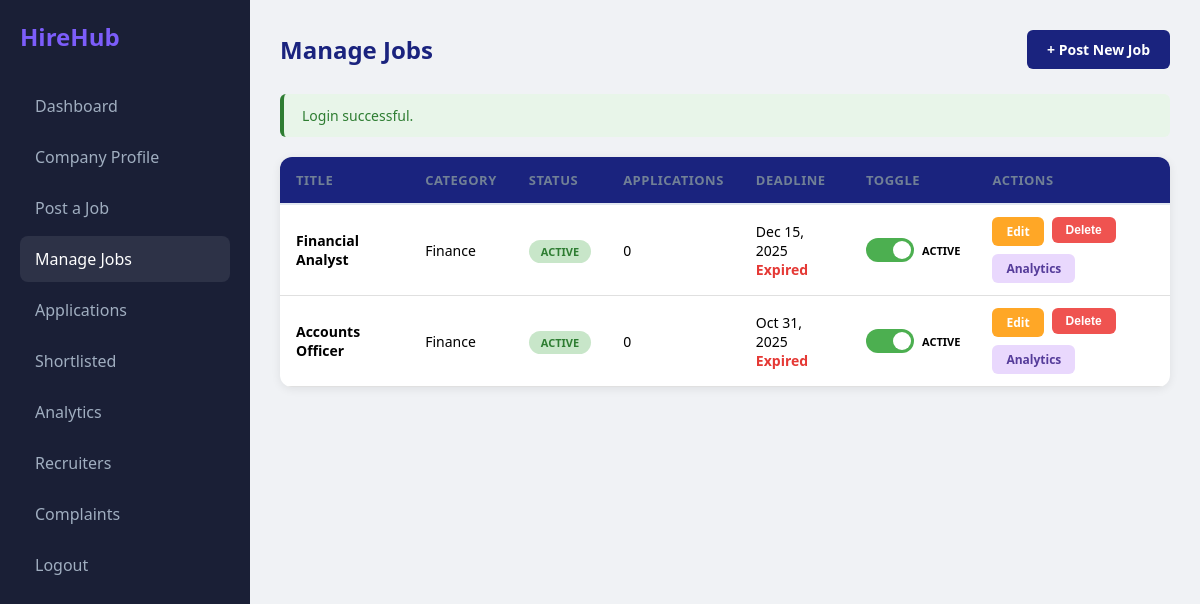
The app's page /durjoy/view/jobs/manage-jobs-view.php (signed in) with its own data.
### tables this page shows
CREATE TABLE `jobs` (
  `id` int(11) NOT NULL,
  `employer_id` int(11) DEFAULT NULL,
  `recruiter_id` int(11) DEFAULT NULL,
  `category_id` int(11) DEFAULT NULL,
  `title` varchar(255) NOT NULL,
  `description` text DEFAULT NULL,
  `requirements` text DEFAULT NULL,
  `benefits` text DEFAULT NULL,
  `salary_min` decimal(10,2) DEFAULT 0.00,
  `salary_max` decimal(10,2) DEFAULT 0.00,
  `location` varchar(150) DEFAULT NULL,
  `job_type` enum('full-time','part-time','remote','contract') NOT NULL DEFAULT 'full-time',
  `experience_level` enum('entry','mid','senior') NOT NULL DEFAULT 'entry',
  `deadline` date DEFAULT NULL,
  `status` enum('active','closed','draft','removed') DEFAULT 'active',
  `is_featured` tinyint(1) DEFAULT 0,
  `created_at` datetime NOT NULL
);

CREATE TABLE `categories` (
  `id` int(11) NOT NULL,
  `name` varchar(150) NOT NULL,
  `description` text DEFAULT NULL,
  `created_at` timestamp NOT NULL DEFAULT current_timestamp()
);

### durjoy/model/job-model.php (called while the page is built, shortened)
<?php
function getEmployerJobs($employer_id) {
    $conn = connect();
    $sql = "SELECT j.*, c.name as category_name, (SELECT COUNT(*) FROM applications WHERE job_id = j.id) as application_count FROM jobs j LEFT JOIN categories c ON j.category_id = c.id WHERE j.employer_id = ? ORDER BY j.created_at DESC";
    $stmt = $conn->prepare($sql);
    $stmt->bind_param("i", $employer_id);
    $stmt->execute();
    $result = $stmt->get_result();
    $jobs = [];
    while($row = $result->fetch_assoc()) { $jobs[] = $row; }
    return $jobs;
}

### durjoy/view/jobs/manage-jobs-view.php (the view, shortened to what this page needs)
<?php
require_once "../../model/job-model.php";
$employer_id = (int)$_SESSION['user']['id'];
$jobs = getEmployerJobs($employer_id);
$success = $_SESSION['success'] ?? null;
?>
<!DOCTYPE html>
<html lang="en">
<head>
    <link rel="stylesheet" href="../../assets/css/dashboard.css">
    <link rel="stylesheet" href="../../assets/css/manage-jobs.css">
</head>
<body>
    <div class="dashboard">
        <aside class="sidebar">
            <div class="logo">HireHub</div>
            <nav>
                <a href="../dashboard-view.php">Dashboard</a>
                <a href="../company-profile-view.php">Company Profile</a>
                <a href="post-job-view.php">Post a Job</a>
                <a href="manage-jobs-view.php" class="active">Manage Jobs</a>
                <a href="view-applications-view.php">Applications</a>
                <a href="shortlisted-view.php">Shortlisted</a>
                <a href="../company-analytics-view.php">Analytics</a>
                <a href="recruiter-relationships-view.php">Recruiters</a>
                <a href="submit-complaint-view.php">Complaints</a>
                <a href="../../controller/logout-controller.php">Logout</a>
            </nav>
        </aside>
        <main class="main-content">
            <div class="page-header">
                <h1>Manage Jobs</h1>
                <a href="post-job-view.php" class="btn btn-primary">+ Post New Job</a>
            </div>
            <?php if($success): ?>
                <div class="alert alert-success"><?php echo htmlspecialchars($success); ?></div>
            <?php endif; ?>
            <?php if(empty($jobs)): ?>
                <div class="empty-state">
                    <p>No jobs posted yet.</p>
                    <a href="post-job-view.php" class="btn btn-primary">Post Your First Job</a>
                </div>
            <?php else: ?>
                <table>
                    <thead>
                        <tr>
                            <th>Title</th>
                            <th>Category</th>
                            <th>Status</th>
                            <th>Applications</th>
                            <th>Deadline</th>
                            <th>Toggle</th>
                            <th>Actions</th>
                        </tr>
                    </thead>
                    <tbody>
                        <?php foreach($jobs as $job):
                            $days_left = ceil((strtotime($job['deadline']) - time()) / (60 * 60 * 24));
                            $days_class = ($days_left <= 3) ? 'days-urgent' : (($days_left <= 7) ? 'days-warning' : 'days-good');
                        ?>
                            <tr>
                                <td><strong><?php echo htmlspecialchars($job['title']); ?></strong></td>
                                <td><?php echo htmlspecialchars($job['category_name'] ?? 'N/A'); ?></td>
                                <td>
                                    <span class="status-badge status-<?php echo $job['status']; ?>"><?php echo ucfirst($job['status']); ?></span>
                                </td>
                                <td><?php echo $job['application_count']; ?></td>
                                <td>
                                    <?php echo date('M d, Y', strtotime($job['deadline'])); ?>
                                    <br>
                                    <span class="days-remaining <?php echo $days_class; ?>"><?php echo ($days_left > 0) ? "$days_left days left" : 'Expired'; ?></span>
                                </td>
                                <td>
                                    <?php if($job['status'] === 'active' || $job['status'] === 'closed'): ?>
                                        <div class="toggle-wrapper">
                                            <label class="toggle-switch">
                                                <span class="toggle-slider"></span>
                                            </label>
                                            <span class="toggle-label toggle-status-text-<?php echo $job['id']; ?>"><?php echo ucfirst($job['status']); ?></span>
                                        </div>
                                    <?php else: ?>
                                        <span style="color: #757575; font-size: 12px;">Publish to toggle</span>
                                    <?php endif; ?>
                                </td>
                                <td>
                                    <div class="actions-cell">
                                        <a href="edit-job-view.php?job_id=<?php echo $job['id']; ?>" class="btn btn-edit">Edit</a>
                                        <form method="POST" action="../../controller/job-delete-controller.php" style="display:inline;" onsubmit="return confirm('Delete this job?')">
                                            <button type="submit" class="btn btn-delete">Delete</button>
                                        </form>
                                        <a href="job-analytics-view.php?job_id=<?php echo $job['id']; ?>" class="btn btn-analytics">Analytics</a>
                                    </div>
                                </td>
                            </tr>
                        <?php endforeach; ?>
                    </tbody>
                </table>
            <?php endif; ?>
        </main>
    </div>
</body>
</html>

### durjoy/assets/css/dashboard.css (style rules this page uses)
* { margin: 0; padding: 0; box-sizing: border-box; }
body { font-family: 'Segoe UI', Tahoma, Geneva, Verdana, sans-serif; background: #f0f2f5; }
.dashboard { display: flex; }
.sidebar { width: 250px; background: #1a1f36; color: white; padding: 20px; min-height: 100vh; position: fixed; }
.sidebar .logo { font-size: 24px; font-weight: bold; margin-bottom: 30px; color: #7c5dfa; }
.sidebar nav a { display: block; color: #a0aec0; text-decoration: none; padding: 12px 15px; border-radius: 8px; margin-bottom: 5px; }
.sidebar nav a:hover, .sidebar nav a.active { background: #2d3247; color: white; }
.main-content { margin-left: 250px; flex: 1; padding: 30px; }
table { width: 100%; border-collapse: collapse; }
thead { background: #f7fafc; }
th { padding: 12px 15px; text-align: left; font-size: 12px; font-weight: 700; color: #718096; text-transform: uppercase; letter-spacing: 0.5px; border-bottom: 2px solid #e2e8f0; }
td { padding: 12px 15px; font-size: 14px; border-bottom: 1px solid #e2e8f0; }
.status-badge { padding: 4px 12px; border-radius: 12px; font-size: 11px; font-weight: 700; text-transform: uppercase; }
.status-active { background: #c6f6d5; color: #22543d; }

### durjoy/assets/css/manage-jobs.css (style rules this page uses)
.page-header { display: flex; justify-content: space-between; align-items: center; margin-bottom: 25px; }
.page-header h1 { font-size: 24px; color: #1a237e; }
.btn { padding: 10px 20px; border: none; border-radius: 6px; font-size: 14px; font-weight: 600; cursor: pointer; text-decoration: none; display: inline-block; }
.btn-primary { background: #1a237e; color: white; }
.btn-edit { background: #ffa726; color: white; padding: 6px 14px; font-size: 12px; }
.btn-delete { background: #ef5350; color: white; padding: 6px 14px; font-size: 12px; }
.btn-analytics { background: #e9d8fd; color: #553c9a; padding: 6px 14px; font-size: 12px; }
.alert { padding: 12px 18px; border-radius: 6px; margin-bottom: 20px; font-size: 14px; }
.alert-success { background: #e8f5e9; color: #2e7d32; border-left: 4px solid #2e7d32; }
table { width: 100%; border-collapse: collapse; background: white; border-radius: 12px; overflow: hidden; box-shadow: 0 2px 10px rgba(0,0,0,0.08); }
thead { background: #1a237e; color: white; }
th { padding: 14px 16px; text-align: left; font-size: 13px; font-weight: 600; text-transform: uppercase; }
td { padding: 12px 16px; font-size: 14px; border-bottom: 1px solid #e0e0e0; }
.status-badge { padding: 4px 12px; border-radius: 12px; font-size: 11px; font-weight: 700; text-transform: uppercase; }
.status-active { background: #c8e6c9; color: #2e7d32; }
.toggle-switch { position: relative; display: inline-block; width: 48px; height: 24px; }
.toggle-slider { position: absolute; cursor: pointer; top: 0; left: 0; right: 0; bottom: 0; background-color: #ccc; border-radius: 24px; }
.toggle-slider:before { position: absolute; content: ""; height: 18px; width: 18px; left: 3px; bottom: 3px; background-color: white; border-radius: 50%; }
input:checked + .toggle-slider { background-color: #4caf50; }
input:checked + .toggle-slider:before { transform: translateX(24px); }
.toggle-wrapper { display: flex; align-items: center; gap: 8px; }
.toggle-label { font-size: 11px; font-weight: 600; text-transform: uppercase; }
.actions-cell { display: flex; gap: 8px; flex-wrap: wrap; }
.days-remaining { font-weight: 600; }
.days-urgent { color: #e53935; }

### records on screen
jobs: title "Financial Analyst", category.name "Finance", status "ACTIVE", application_count "0", deadline "Dec 15, 2025", shows "Expired"
jobs: title "Accounts Officer", category.name "Finance", status "ACTIVE", application_count "0", deadline "Oct 31, 2025", shows "Expired"

### other values on screen
$success "Login successful."
